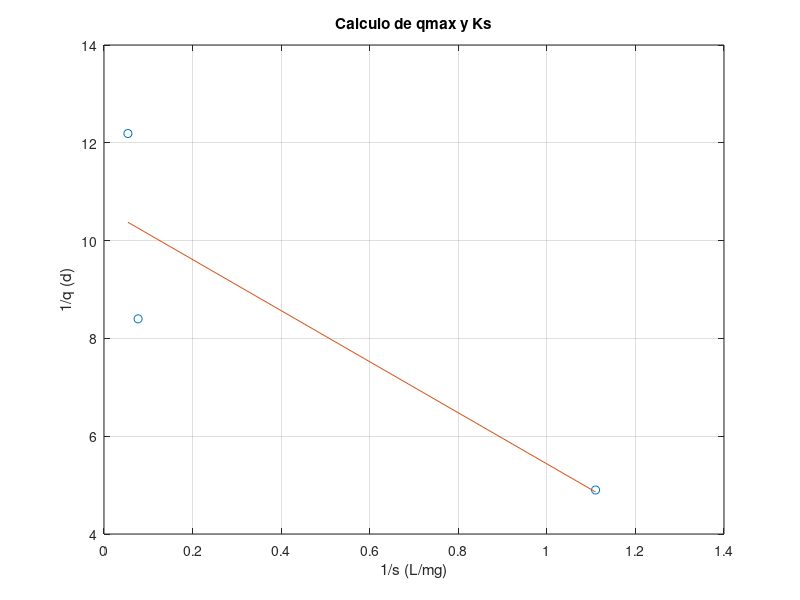

Here is the MATLAB script that generated this plot:
clear all
close all
inversoS = [1.11 0.077 0.054];
inversoQ = [4.90 8.40 12.19];

plot(inversoS,inversoQ,'o');
hold on;

y = polyfit(inversoS,inversoQ,1);
m = y(1);
b = y(2);
recta = inversoS.*m+b;

plot(inversoS,recta);
title('Calculo de qmax y Ks');
xlabel('1/s (L/mg)');
ylabel('1/q (d)');
%axis([0.07 0 1.5])
grid

qmax = 1/b
Ks = qmax * m

ecm = sum((inversoQ-recta).^2)/length(inversoQ)